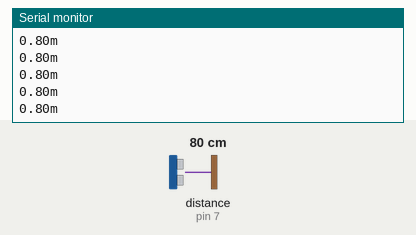
Bench run of a sketch on a simulated Arduino Uno, built with avr-gcc and run on an emulated ATmega328P. On the bench: the last lines printed to the serial monitor. Wiring (inferred from the names in the program): ultrasonic range finder: trigger pin 8; echo pin 7. The inputs (shaded band) are chosen by the test bench; at power-on: distance to the obstacle (sensor on pin 7) 80 cm. The echo pulse lasts 58.3 µs per cm.

Above: at 1.2 s.
1.3 s: distance to the obstacle (sensor on pin 7) set to 2 cm
At 1.38 s:
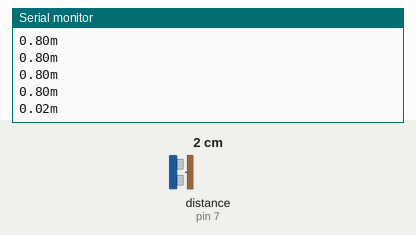
2.8 s: distance to the obstacle (sensor on pin 7) set to 4 cm
At 2.89 s:
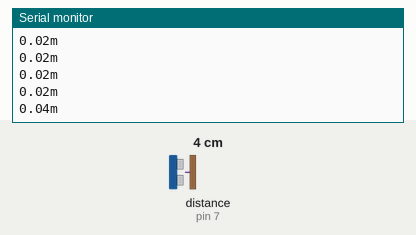
Timing chart, 0 to 5.8 s (numbered marks = the images above; inputs shaded):
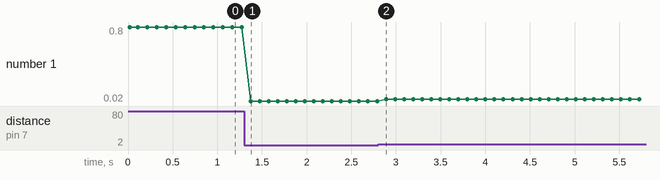

The sketch:

SR04_chaoshengbo.ino
```cpp
const int TrigPin = 8;
const int EchoPin = 7;
float distance;
void setup()
{   // 初始化串口通信及连接SR04的引脚
        Serial.begin(9600);
        pinMode(TrigPin, OUTPUT);
    // 要检测引脚上输入的脉冲宽度，需要先设置为输入状态
        pinMode(EchoPin, INPUT);
    Serial.println("Ultrasonic sensor:");
}
void loop()
{
    // 产生一个10us的高脉冲去触发TrigPin
        digitalWrite(TrigPin, LOW);
        delayMicroseconds(2);
        digitalWrite(TrigPin, HIGH);
        delayMicroseconds(10);
        digitalWrite(TrigPin, LOW);

        distance = pulseIn(EchoPin, HIGH) / 58.00;
        Serial.print(distance/100);
        Serial.print("m");
        Serial.println();
        delay(100);
}
```

Measured:
- after the input at 1.3 s, the serial monitor: prints a new line after 0.07 s (image 1)
- after the input at 2.8 s, the serial monitor: prints a new line after 0.09 s (image 2)
- plotted number 1: 0.8 → 0.02 after the input at 1.3 s, 0.02 → 0.04 after the input at 2.8 s
